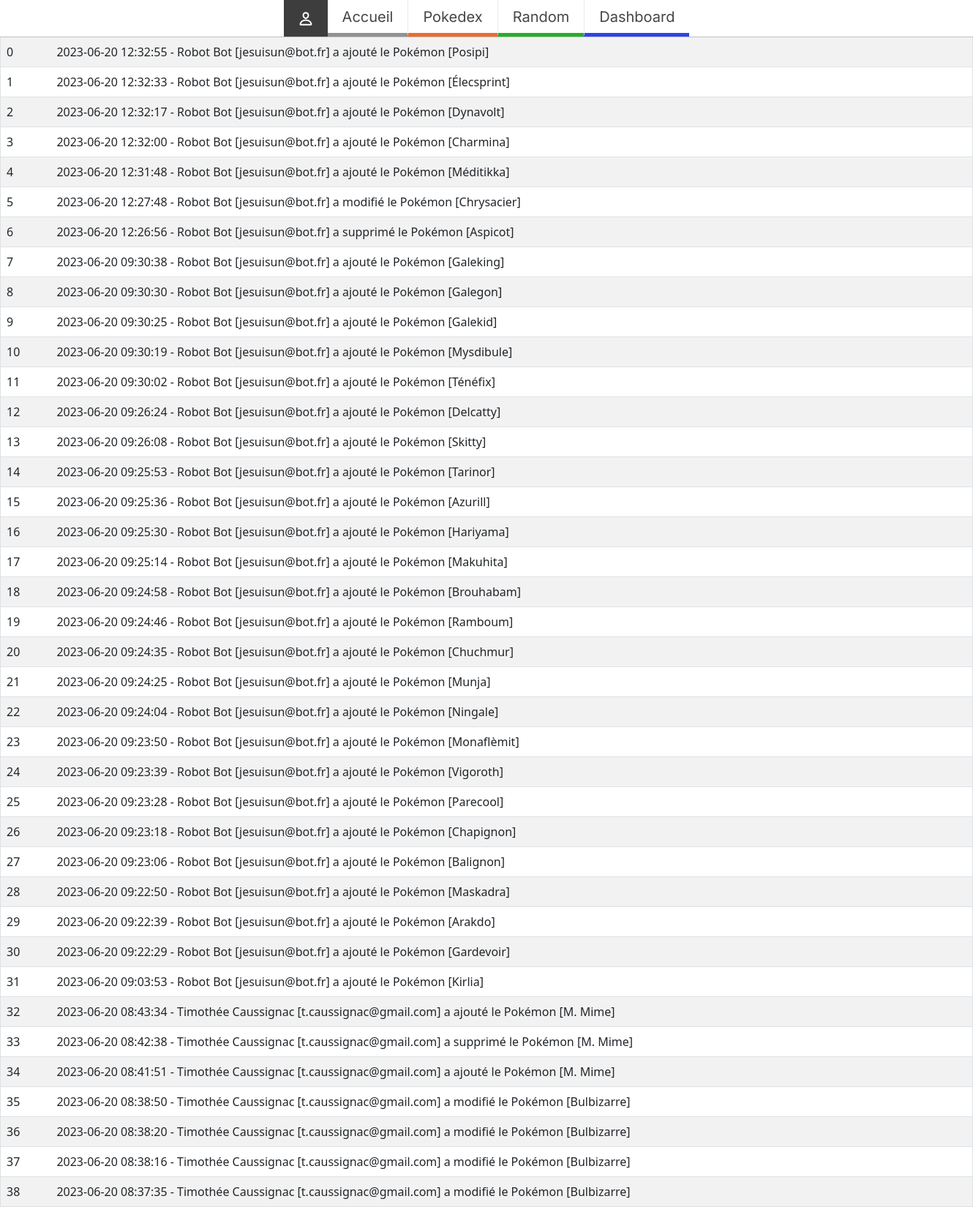
Page /logs.php (signed in, upper part) on the committed database.
### tables this page shows
CREATE TABLE `logs` (
  `l_id` int NOT NULL,
  `user_id` int NOT NULL,
  `log_description` varchar(255) NOT NULL,
  `log_pokemon` varchar(255) NOT NULL,
  `log_date` timestamp NULL DEFAULT NULL
);

CREATE TABLE `users` (
  `user_id` int NOT NULL,
  `prenom` varchar(255) NOT NULL,
  `lastname` varchar(255) NOT NULL,
  `email` varchar(255) NOT NULL,
  `pass` varchar(255) NOT NULL,
  `user_role` int NOT NULL DEFAULT '0'
);

### logs.php (the view, shortened to what this page needs)
<?php
try {
    $conn = mysqli_connect("localhost", "root", "", "projet_catalogue");
} catch (PDOException $e) {
    echo "Echec de connexion à la BDD : " . $e->getMessage();
}
?>
<!DOCTYPE html>
<html lang="en">
<head>
    <link href="https://cdn.jsdelivr.net/npm/bootstrap@5.3.0/dist/css/bootstrap.min.css" rel="stylesheet">
    <link rel="stylesheet" href="CSS/style-main.css">
</head>
<body>
    <?php
    include_once "./includes/nav.php";
    $sql = "SELECT * FROM logs ORDER BY l_id DESC";
    $result = mysqli_query($conn, $sql);
    $resultCheck = mysqli_num_rows($result);
    if ($resultCheck > 0) {
        $rows = mysqli_fetch_all($result);
        $i = 0;
    ?>
        <table class="table table-log table-striped">
            <tbody>
                <?php
                foreach ($rows as $row) {
                    $user_id = $row[1];
                    $log_pokemon = $row[3];
                    $log_date = $row[4];
                    $logsSql = "SELECT user_id, prenom, lastname, `email` FROM users WHERE user_id = '$user_id' ";
                    $resultLog = mysqli_query($conn, $logsSql);
                    $loggerData = mysqli_fetch_assoc($resultLog);
                    $loggerInfos = $loggerData["prenom"] . " " . $loggerData["lastname"] . " [" . $loggerData["email"] . "]";
                ?>
                    <tr>
                        <td scope="row"><?= $i ?></td>
                        <td><?php echo $log_date . " - " . $loggerInfos . " " . $row[2] . "[" . $log_pokemon . "]" ?></td>
                    </tr>
                <?php
                    $i++;
                }
                ?>
            </tbody>
        </table>
    <?php
    } else {
        echo "<h1>Aucun Logs à afficher</h1>";
    }
    ?>
</body>
</html>

### includes/nav.php (shortened to what this page needs)
<?php
require_once "connect.php";
$query = "SELECT p_id FROM pokemon ORDER BY RAND() LIMIT 1";
$sql = $db->prepare($query);
$sql->execute();
$result = $sql->fetch(PDO::FETCH_ASSOC);
?>
<nav class="main-nav">
    <ul>
        <div class="menu-nav">
            <li class="loginButtonLi">
                <a class="nav-login-person">
                    <div class="nav-item ni-login">
                    </div>
                </a>
            </li>
            <li>
                <a href="index.php">
                    <div class="nav-item ni-1">Accueil</div>
                </a>
            </li>
            <li>
                <a href="pokedex.php">
                    <div class="nav-item ni-3">Pokedex</div>
                </a>
            </li>
            <li>
                <a href="pokemon.php?id=<?= $result['p_id'] ?> ">
                    <div class="nav-item ni-4">Random</div>
                </a>
            </li>
            <?php if (isset($_SESSION["user"]["email"])) {
                include_once "profile_btn.php";
            } ?>
        </div>
    </ul>
</nav>

### includes/profile_btn.php
<li>
    <a href="profil.php">
        <div class="nav-item ni-5">Dashboard</div>
    </a>
</li>

### CSS/style-main.css (style rules this page uses)
html { scroll-behavior: smooth; }
body * { margin: 0; padding: 0; box-sizing: border-box; }
body { display: flex; flex-direction: column; align-items: center; justify-content: center; overflow-x: hidden; box-sizing: border-box; }
body>* { border-inline: #bfbfbf 1px solid; width: 100%; max-width: 1440px; }
.main-nav { width: 1440px; border: #bfbfbf 1px solid; margin-bottom: 0px; border-top: none; position: sticky; z-index: 10; top: 0; background: #fff; }
.main-nav ul { display: flex; flex-direction: row; justify-content: center; align-items: center; padding: 0px; margin: 0px; }
.main-nav li { list-style: none; z-index: 10; }
.main-nav li a { color: #464646; text-decoration: none; }
.nav-item { font-family: 'Inter'; font-style: normal; font-weight: 400; font-size: 20px; line-height: 24px; text-align: center; height: 50px; background: #ffffff; color: #464646; display: flex; justify-content: space-between; align-items: center; padding: 10px 20px; cursor: pointer; z-index: 10; }
.ni-login { background: #3D3D3D; width: 60px; height: 50px; position: relative; justify-content: center; align-content: center; }
.ni-login svg { background: #3D3D3D; width: 50px; height: 49px; position: relative; }
.ni-1 { border-bottom: #919191 5px solid; transition: background-color ease-in-out 200ms; }
.ni-3 { border-left: #ebebeb solid 0.5px; border-bottom: #EE6B2F 5px solid; transition: background-color ease-in-out 200ms; }
.ni-4 { border-left: #ebebeb solid 0.5px; border-bottom: #23B028 5px solid; transition: background-color ease-in-out 200ms; }
.ni-5 { border-left: #ebebeb solid 0.5px; border-bottom: #2F42EE 5px solid; transition: background-color ease-in-out 200ms; }
.menu-nav { display: flex; }
table.table-log { max-width: 1440px; }
.table-log { width: 100%; }

### rows in the picture
logs: log_date "2023-06-20 12:32:55", user.email "Robot Bot [jesuisun@bot.fr]", log_description "a ajouté le Pokémon", log_pokemon "Posipi"
logs: log_date "2023-06-20 12:32:33", user.email "Robot Bot [jesuisun@bot.fr]", log_description "a ajouté le Pokémon", log_pokemon "Élecsprint"
logs: log_date "2023-06-20 12:32:17", user.email "Robot Bot [jesuisun@bot.fr]", log_description "a ajouté le Pokémon", log_pokemon "Dynavolt"
logs: log_date "2023-06-20 12:32:00", user.email "Robot Bot [jesuisun@bot.fr]", log_description "a ajouté le Pokémon", log_pokemon "Charmina"
logs: log_date "2023-06-20 12:31:48", user.email "Robot Bot [jesuisun@bot.fr]", log_description "a ajouté le Pokémon", log_pokemon "Méditikka"
logs: log_date "2023-06-20 12:27:48", user.email "Robot Bot [jesuisun@bot.fr]", log_description "a modifié le Pokémon", log_pokemon "Chrysacier"
logs: log_date "2023-06-20 12:26:56", user.email "Robot Bot [jesuisun@bot.fr]", log_description "a supprimé le Pokémon", log_pokemon "Aspicot"
logs: log_date "2023-06-20 09:30:38", user.email "Robot Bot [jesuisun@bot.fr]", log_description "a ajouté le Pokémon", log_pokemon "Galeking"
logs: log_date "2023-06-20 09:30:30", user.email "Robot Bot [jesuisun@bot.fr]", log_description "a ajouté le Pokémon", log_pokemon "Galegon"
logs: log_date "2023-06-20 09:30:25", user.email "Robot Bot [jesuisun@bot.fr]", log_description "a ajouté le Pokémon", log_pokemon "Galekid"
logs: log_date "2023-06-20 09:30:19", user.email "Robot Bot [jesuisun@bot.fr]", log_description "a ajouté le Pokémon", log_pokemon "Mysdibule"
logs: log_date "2023-06-20 09:30:02", user.email "Robot Bot [jesuisun@bot.fr]", log_description "a ajouté le Pokémon", log_pokemon "Ténéfix"
logs: log_date "2023-06-20 09:26:24", user.email "Robot Bot [jesuisun@bot.fr]", log_description "a ajouté le Pokémon", log_pokemon "Delcatty"
logs: log_date "2023-06-20 09:26:08", user.email "Robot Bot [jesuisun@bot.fr]", log_description "a ajouté le Pokémon", log_pokemon "Skitty"
logs: log_date "2023-06-20 09:25:53", user.email "Robot Bot [jesuisun@bot.fr]", log_description "a ajouté le Pokémon", log_pokemon "Tarinor"
logs: log_date "2023-06-20 09:25:36", user.email "Robot Bot [jesuisun@bot.fr]", log_description "a ajouté le Pokémon", log_pokemon "Azurill"
logs: log_date "2023-06-20 09:25:30", user.email "Robot Bot [jesuisun@bot.fr]", log_description "a ajouté le Pokémon", log_pokemon "Hariyama"
logs: log_date "2023-06-20 09:25:14", user.email "Robot Bot [jesuisun@bot.fr]", log_description "a ajouté le Pokémon", log_pokemon "Makuhita"
logs: log_date "2023-06-20 09:24:58", user.email "Robot Bot [jesuisun@bot.fr]", log_description "a ajouté le Pokémon", log_pokemon "Brouhabam"
logs: log_date "2023-06-20 09:24:46", user.email "Robot Bot [jesuisun@bot.fr]", log_description "a ajouté le Pokémon", log_pokemon "Ramboum"
logs: log_date "2023-06-20 09:24:35", user.email "Robot Bot [jesuisun@bot.fr]", log_description "a ajouté le Pokémon", log_pokemon "Chuchmur"
logs: log_date "2023-06-20 09:24:25", user.email "Robot Bot [jesuisun@bot.fr]", log_description "a ajouté le Pokémon", log_pokemon "Munja"
logs: log_date "2023-06-20 09:24:04", user.email "Robot Bot [jesuisun@bot.fr]", log_description "a ajouté le Pokémon", log_pokemon "Ningale"
logs: log_date "2023-06-20 09:23:50", user.email "Robot Bot [jesuisun@bot.fr]", log_description "a ajouté le Pokémon", log_pokemon "Monaflèmit"
logs: log_date "2023-06-20 09:23:39", user.email "Robot Bot [jesuisun@bot.fr]", log_description "a ajouté le Pokémon", log_pokemon "Vigoroth"
logs: log_date "2023-06-20 09:23:28", user.email "Robot Bot [jesuisun@bot.fr]", log_description "a ajouté le Pokémon", log_pokemon "Parecool"
logs: log_date "2023-06-20 09:23:18", user.email "Robot Bot [jesuisun@bot.fr]", log_description "a ajouté le Pokémon", log_pokemon "Chapignon"
logs: log_date "2023-06-20 09:23:06", user.email "Robot Bot [jesuisun@bot.fr]", log_description "a ajouté le Pokémon", log_pokemon "Balignon"
logs: log_date "2023-06-20 09:22:50", user.email "Robot Bot [jesuisun@bot.fr]", log_description "a ajouté le Pokémon", log_pokemon "Maskadra"
logs: log_date "2023-06-20 09:22:39", user.email "Robot Bot [jesuisun@bot.fr]", log_description "a ajouté le Pokémon", log_pokemon "Arakdo"
logs: log_date "2023-06-20 09:22:29", user.email "Robot Bot [jesuisun@bot.fr]", log_description "a ajouté le Pokémon", log_pokemon "Gardevoir"
logs: log_date "2023-06-20 09:03:53", user.email "Robot Bot [jesuisun@bot.fr]", log_description "a ajouté le Pokémon", log_pokemon "Kirlia"
logs: log_date "2023-06-20 08:43:34", user.email "Timothée Caussignac [t.caussignac@gmail.com]", log_description "a ajouté le Pokémon", log_pokemon "M. Mime"
logs: log_date "2023-06-20 08:42:38", user.email "Timothée Caussignac [t.caussignac@gmail.com]", log_description "a supprimé le Pokémon", log_pokemon "M. Mime"
logs: log_date "2023-06-20 08:41:51", user.email "Timothée Caussignac [t.caussignac@gmail.com]", log_description "a ajouté le Pokémon", log_pokemon "M. Mime"
logs: log_date "2023-06-20 08:38:50", user.email "Timothée Caussignac [t.caussignac@gmail.com]", log_description "a modifié le Pokémon", log_pokemon "Bulbizarre"
logs: log_date "2023-06-20 08:38:20", user.email "Timothée Caussignac [t.caussignac@gmail.com]", log_description "a modifié le Pokémon", log_pokemon "Bulbizarre"
logs: log_date "2023-06-20 08:38:16", user.email "Timothée Caussignac [t.caussignac@gmail.com]", log_description "a modifié le Pokémon", log_pokemon "Bulbizarre"
logs: log_date "2023-06-20 08:37:35", user.email "Timothée Caussignac [t.caussignac@gmail.com]", log_description "a modifié le Pokémon", log_pokemon "Bulbizarre"
